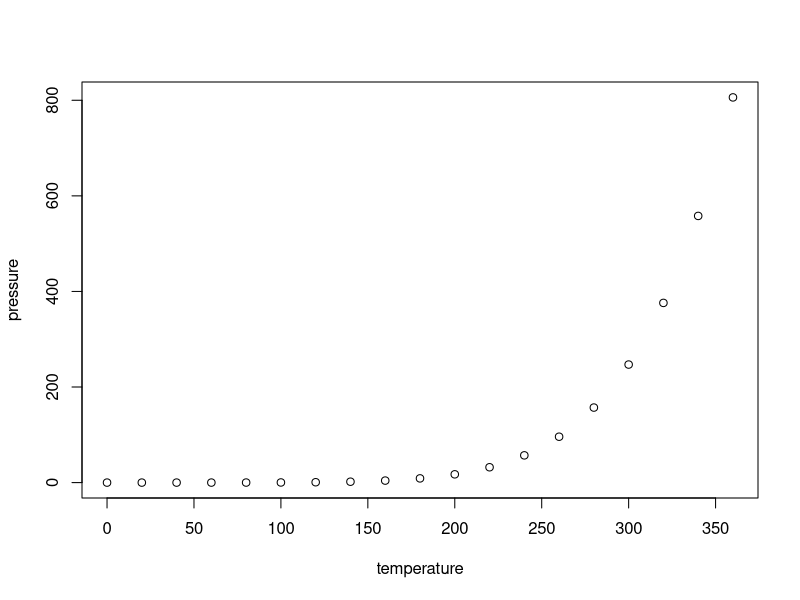
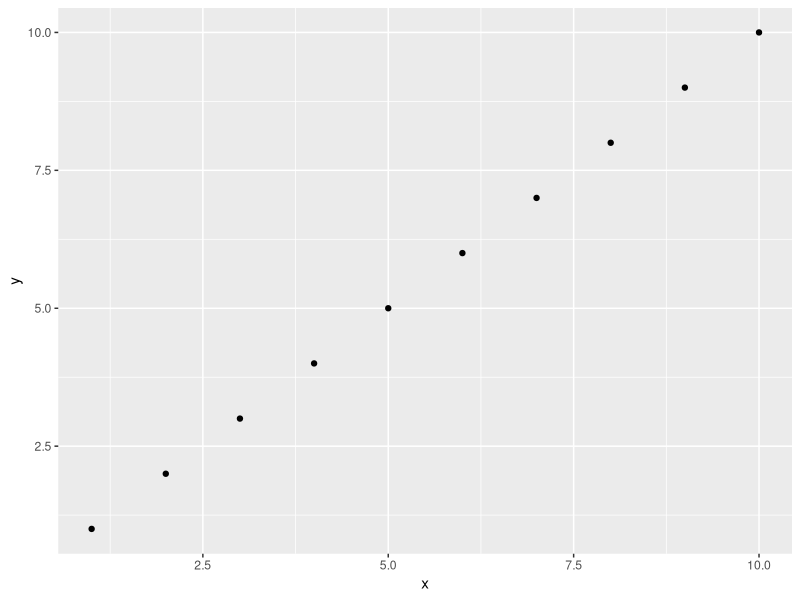
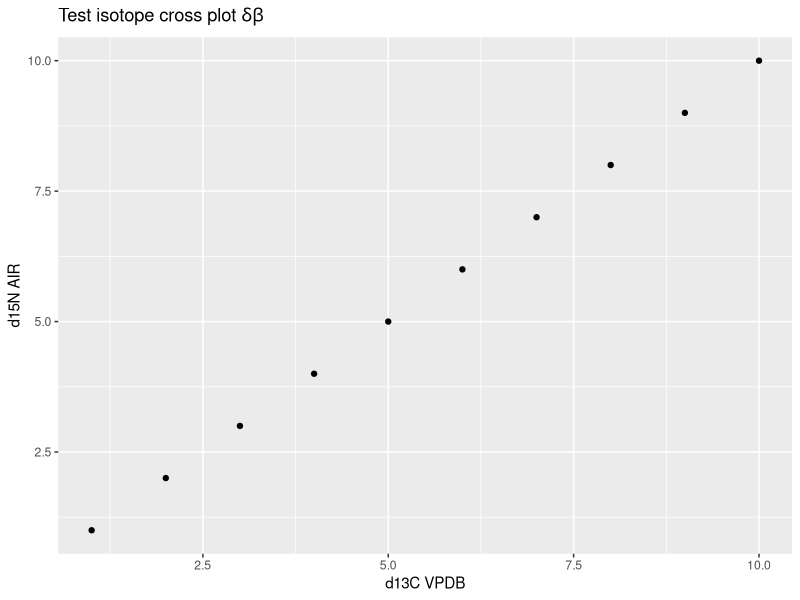
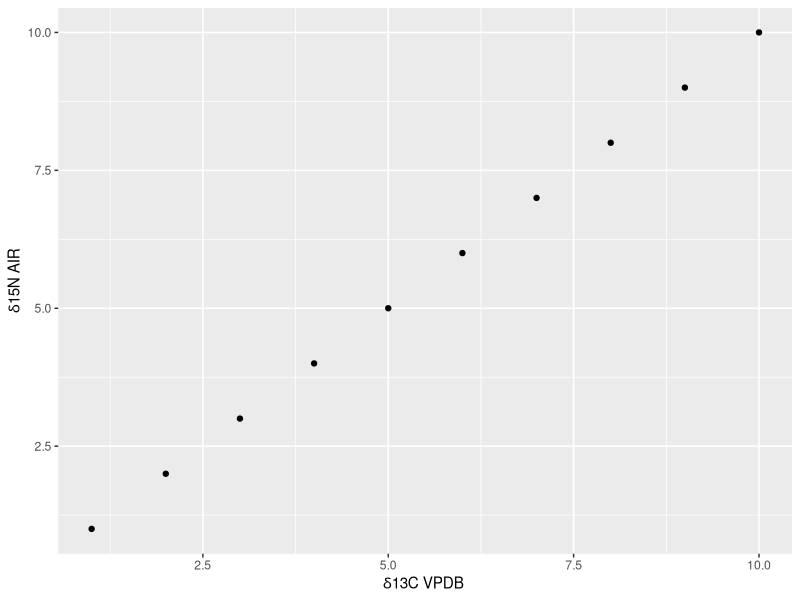

These figures' R source, in order:
## ---- chunk 1
knitr::opts_chunk$set(echo = TRUE)
## ---- chunk 2
summary(cars)
## ---- chunk 3
plot(pressure)
## ---- chunk 4
library(ggplot2)
## ---- chunk 5
data <- data.frame(x = 1:10, y = 1:10)    #  dummy data in a frame
## ---- chunk 6
ggp <- ggplot(data, aes(x, y)) +   # Create plot without text
  geom_point()
ggp                      # Draw ggplot
## ---- chunk 7
ggp +                                 
  xlab("d13C VPDB") +  # add x axis label
  ylab("d15N AIR") +   # add y axis label
ggtitle(expression("Test isotope cross plot" ~ delta * beta))

## ---- chunk 8
ggp+
  xlab(expression(paste(delta, "13C VPDB ")))+
  ylab(expression(paste(delta, "15N AIR")))

## ---- chunk 9
#d15N <- expression(paste("Normalized ", delta^{15},"N (\u2030)"))
d13C <- expression(paste("Normalized ", delta^{13},"C (\u2030)"))
d13C
